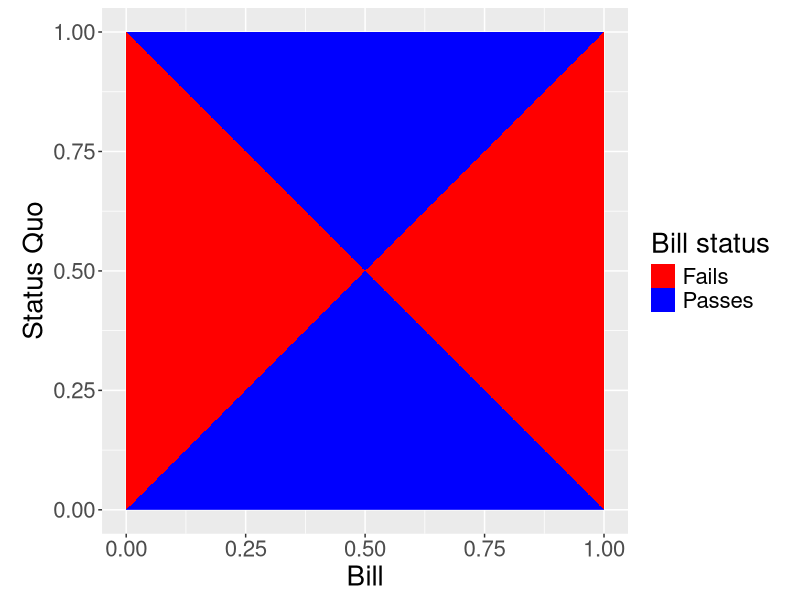
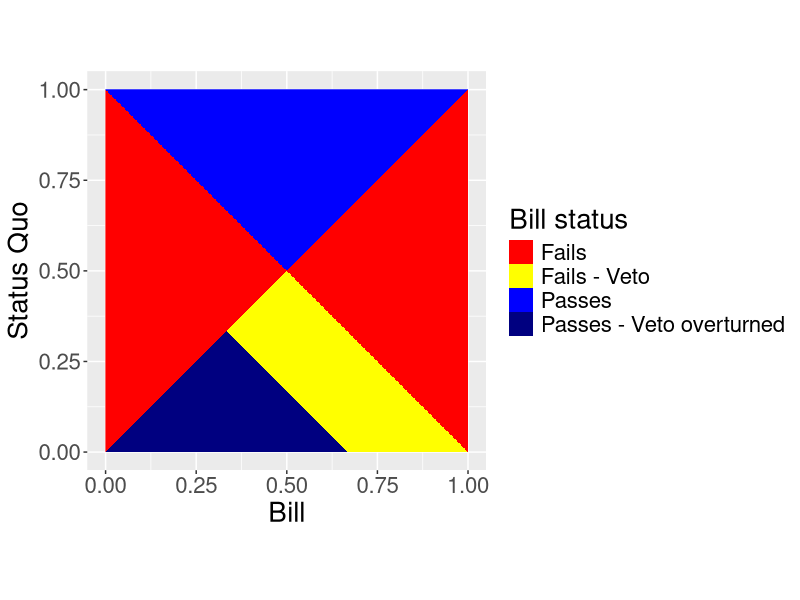
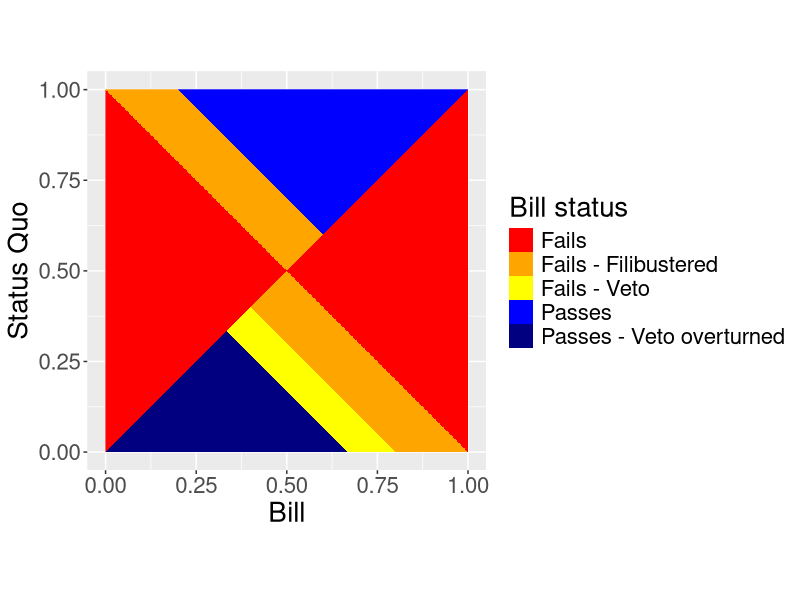

R code for these plots, in order:
## ---- chunk 1
library(ggplot2)
library(dplyr)
## ---- chunk 2
precision <- 1000
points <- expand.grid(b = 0:precision/precision, s = 0:precision/precision + 1/(2*precision))
points$support <- sign(points$b-points$s)*(points$b + points$s)/2
points <- mutate(points, majority = (support%%1)<0.5) %>%
  mutate(status = ifelse(majority, "Passes", "Fails"))
ggplot(points, aes(x = b, y = s, fill = status)) +
  geom_raster() +
  labs(x = "Bill", y = "Status Quo", main = "Majority support") +
  scale_fill_manual(values = c("red", "blue")) +
  guides(fill = guide_legend(title="Bill status")) +
  theme(text = element_text(size=20)) + coord_equal()
## ---- chunk 3
president <- 0
points <- mutate(points, veto = support>president) %>%
  mutate(veto_overturned = support%%1 < 1/3) %>%
  mutate(label = ifelse(majority,
                        ifelse(veto,
                               ifelse(veto_overturned,
                                      "Passes - Veto overturned",
                                      "Fails - Veto"),
                               "Passes"),
                        "Fails"))
ggplot(points, aes(x = b, y = s, fill = label)) +
  geom_raster() +
  labs(x = "Bill", y = "Status Quo", main = "Majority support") +
  scale_fill_manual(values = c("red", "yellow", "blue", "navy")) +
  guides(fill = guide_legend(title="Bill status")) +
  theme(text = element_text(size=20)) + coord_equal()
## ---- chunk 4
points <- mutate(points, filibuster = support%%1 > 0.4) %>%
    mutate(label = ifelse(majority,
                        ifelse(filibuster,
                               "Fails - Filibustered",
                               ifelse(veto,
                                      ifelse(veto_overturned,
                                             "Passes - Veto overturned",
                                             "Fails - Veto"),
                                      "Passes")),
                        "Fails"))
ggplot(points, aes(x = b, y = s, fill = label)) +
  geom_raster() +
  labs(x = "Bill", y = "Status Quo", main = "Majority support") +
  scale_fill_manual(values = c("red", "orange", "yellow", "blue", "navy")) +
  guides(fill = guide_legend(title="Bill status")) +
  theme(text = element_text(size=20)) + coord_equal()
